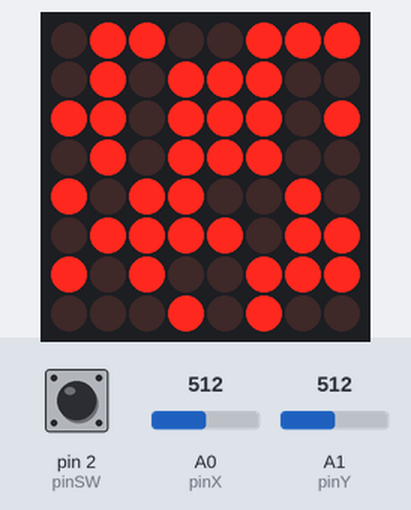
Bench run of a sketch on a simulated Arduino Uno, built with avr-gcc and run on an emulated ATmega328P. On the bench: 8×8 LED matrix. Inputs (shaded band) come from the test bench; at power-on: A0 (pinX) = 512, pin 2 (pinSW) HIGH, A1 (pinY) = 512. Random numbers use the default seed unless the sketch sets one.

Above: at 0.84 s.
1.3 s: A0 (pinX) set to 418
2.8 s: A0 (pinX) set to 390
At 3.2 s:
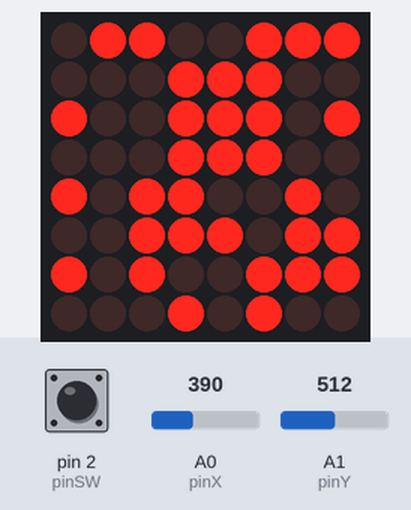
4.5 s: A0 (pinX) set to 590
6.0 s: A0 (pinX) set to 611
At 6.61 s:
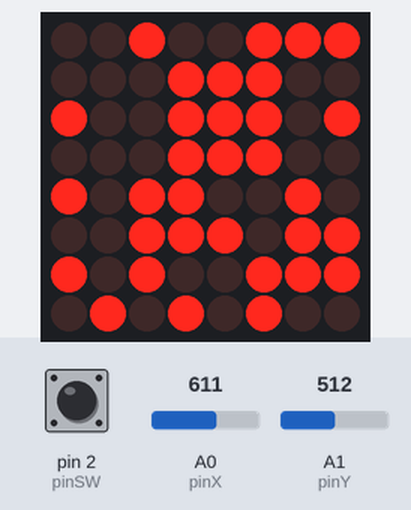
7.9 s: A0 (pinX) set to 306
At 8.52 s:
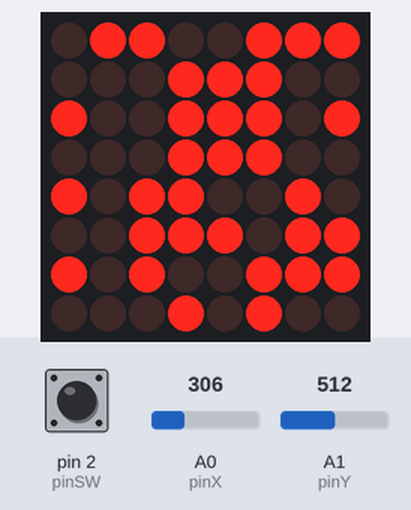
9.5 s: A0 (pinX) set to 610
At 10.45 s:
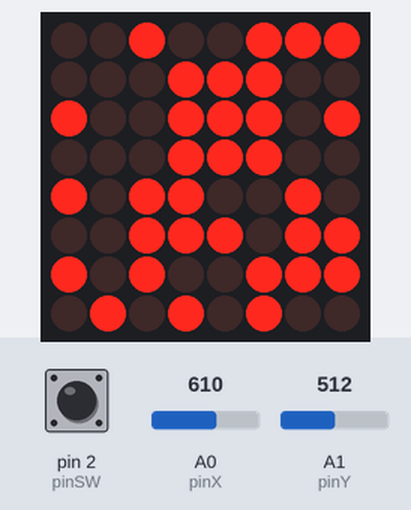
Timing chart, 0 to 12.5 s (numbered marks = the images above; inputs shaded):
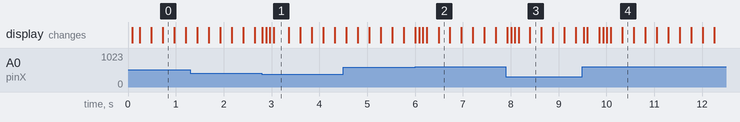

The sketch:

Homework-6.ino
```cpp
#include "LedControl.h"

unsigned long lastBlinkTime = 0; // Time since the last player LED toggle
const long blinkInterval = 200;  // Interval for player LED blinking
const long BOMB_BLINK_RATE = 50;  // Blink rate of the bomb
bool isPlayerLedOn = false;       // State of the player's LED
bool bombActivated = false;       // State of bomb activation

// Pin Definitions for LED matrix and controls
const int dinPin = 12;   // Data-in pin for LED matrix
const int clockPin = 11; // Clock pin for LED matrix
const int loadPin = 10;  // Load (CS) pin for LED matrix
const int pinX = A0;     // Joystick X-axis
const int pinY = A1;     // Joystick Y-axis
const int pinSW = 2;     // Joystick button (Switch)
const int BOMB = 3;      // Identifier for bomb in the game map

unsigned long lastUpdate = 0;     // Time since the last game update
const long updateInterval = 80;   // Game update interval

// Initialize the LED matrix control
LedControl lc = LedControl(dinPin, clockPin, loadPin, 1);

// Game grid dimensions
const int rows = 8;
const int cols = 8;

// Player's initial position
int playerX = 5, playerY = 1;

// Game map: 0 for empty, 1 for wall, 2 for player
int gameMap[rows][cols];

// LED matrix brightness level
byte matrixBrightness = 2;

// Variable to track if the matrix needs updating
bool matrixChanged = true;

// Debounce management for joystick button
volatile bool debounceFlags[3] = {false, false, false};
bool buttonState = HIGH;              // Initial state of the button (unpressed)
bool buttonReading = HIGH;            // Current reading from the button pin
unsigned long lastDebounceTime = 0;   // Time of the last button state change
volatile bool possiblePress = false;  // Indicates a potential button press
volatile bool possibleLongPress = false; // Indicates a potential long button press
const unsigned long debounceDelay = 20;  // Delay for debouncing the button


void setup() {
  Serial.begin(9600); // Initialize serial communication at 9600 bits per second

  // Initialize the LED matrix
  lc.shutdown(0, false); // Turn off power saving mode
  lc.setIntensity(0, matrixBrightness); // Set brightness of the LED matrix
  lc.clearDisplay(0); // Clear the LED matrix display

  // Seed the random number generator for wall generation
  randomSeed(analogRead(A3)); // Use an unconnected analog pin for a random seed

  // Initialize the game map
  generateWalls(); // Generate and place walls on the game map
  placePlayer();   // Place the player on the game map
}

// Define a struct for the bomb
struct Bomb {
  int x, y;           // X and Y coordinates of the bomb
  bool isActive;      // Status of the bomb (active/inactive)
  char direction;     // Direction of the bomb: 'U' (up), 'D' (down), 'L' (left), 'R' (right)
} bomb; // Create an instance of the Bomb struct

void loop() {
  // Store the current time
  unsigned long currentMillis = millis();

  // Check if the time elapsed since the last update is greater than or equal to the update interval
  if (currentMillis - lastUpdate >= updateInterval) {
    movePlayer();        // Call function to handle player movement based on joystick input
    updateDisplay();     // Update the LED matrix display with the current game state
    handleButtonPress(); // Check and handle joystick button presses

    // Update the time of the last game update to the current time
    lastUpdate = currentMillis;
  }
}


// Function to handle the press of the joystick button
void handleButtonPress() {
  // Check if enough time has passed since the last button press (debouncing)
  if ((millis() - lastDebounceTime) > debounceDelay) {
    buttonReading = digitalRead(pinSW); // Read the current state of the button

    // If the button is pressed (button state is LOW when pressed)
    if (buttonReading == LOW) {
      // Initialize the bomb at the player's position
      bomb.x = playerX;
      bomb.y = playerY;
      bomb.isActive = true; // Set the bomb as active
      gameMap[bomb.x][bomb.y] = BOMB; // Update the game map to include the bomb
    }
  }
}

// Function to generate walls on the game map
void generateWalls() {
  // Loop through each cell in the game map
  for (int i = 0; i < rows; i++) {
    for (int j = 0; j < cols; j++) {
      // Ensure the player's starting position is not blocked by a wall
      if (i == playerX && j == playerY) {
        gameMap[i][j] = 0; // Set the player's position to be empty
      } else {
        // Randomly place walls on other positions
        gameMap[i][j] = (random(100) < 60) ? 1 : 0; // 60% chance of placing a wall
      }
    }
  }
}

// Function to place the player on the game map
void placePlayer() {
  gameMap[playerX][playerY] = 2; // Set the cell in the game map to indicate the player's presence
}

void movePlayer() {
  // Read the analog values from the joystick
  int xVal = analogRead(pinX); // X-axis
  int yVal = analogRead(pinY); // Y-axis

  // Determine the new position based on joystick input
  int newX = playerX, newY = playerY;

  // Adjust player position based on joystick input
  if (xVal < 400) newX--; // Move left
  else if (xVal > 600) newX++; // Move right

  if (yVal < 400) newY--; // Move up
  else if (yVal > 600) newY++; // Move down

  // Check if the new position is within the game boundaries
  if (newX >= 0 && newX < cols && newY >= 0 && newY < rows) {
    if (gameMap[newX][newY] == 1) {
      // If the new position is a wall, "destroy" the wall
      gameMap[newX][newY] = 0;
    }
    if (gameMap[newX][newY] == 0) {
      // Move the player to the new position
      gameMap[playerX][playerY] = 0; // Clear the old position
      playerX = newX; // Update player's X-coordinate
      playerY = newY; // Update player's Y-coordinate
      gameMap[playerX][playerY] = 2; // Mark the new position as occupied by the player
    }
  }
}

void updateDisplay() {
  // Get the current time
  unsigned long currentMillis = millis();

  // Iterate over each cell of the game map
  for (int i = 0; i < rows; i++) {
    for (int j = 0; j < cols; j++) {
      if (gameMap[i][j] == 1) {
        lc.setLed(0, i, j, true); // Display a wall on the LED matrix
      } else if (gameMap[i][j] == 2) {
        // Blink the player LED at regular intervals
        if (currentMillis - lastBlinkTime >= blinkInterval) {
          isPlayerLedOn = !isPlayerLedOn; // Toggle player LED state
          lastBlinkTime = currentMillis; // Update the last blink time
        }
        lc.setLed(0, i, j, isPlayerLedOn); // Set the LED state for the player
      } else {
        lc.setLed(0, i, j, false); // Turn off the LED for empty spaces
      }

      // Bomb blinking logic
      if (bomb.isActive && (currentMillis / BOMB_BLINK_RATE) % 2) {
        // Make the bomb LED blink faster when active
        lc.setLed(0, bomb.x, bomb.y, true);
      } else if (bomb.isActive) {
        lc.setLed(0, bomb.x, bomb.y, false);
      }
    }
  }
}
```

Measured:
- the behaviour switches between 400 and 399 on A0 (pinX) (found by bisection; images 0 and 1)
- the behaviour switches between 600 and 601 on A0 (pinX) (found by bisection; images 1 and 2)
